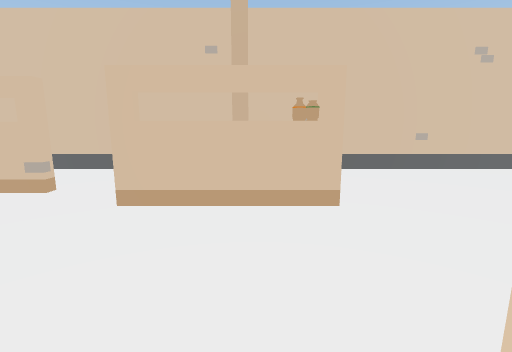
view 1 (above)

24 first-person views from a walk through a 3-D level made in the Unity game engine. The camera is 1.4 m above the floor, tilts 10° down and sees 85° across. The floor is counted in squares, 1 m on a side. Each view is taken from the middle of a square. On the plan, view 1 faces up. The plan holds only what a view shows up to about 14 squares ahead; the rest is blank. The place goes on beyond the plan. The player character is not drawn.

view 2
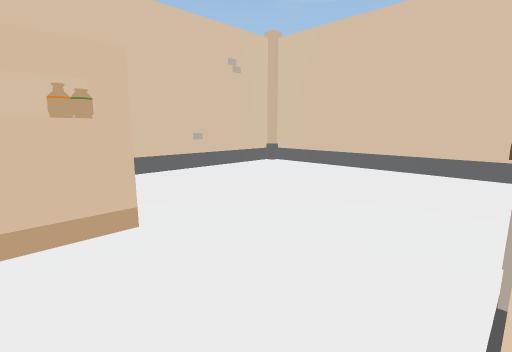

view 3
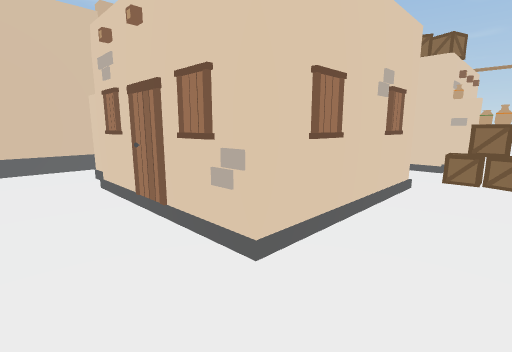

view 4
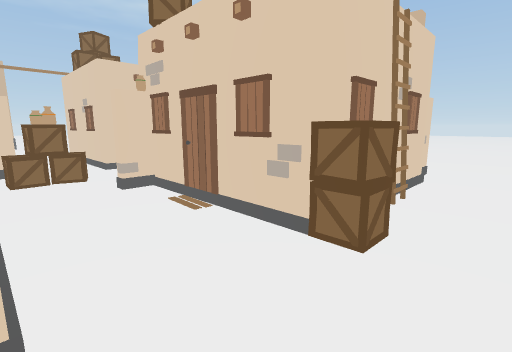

view 5
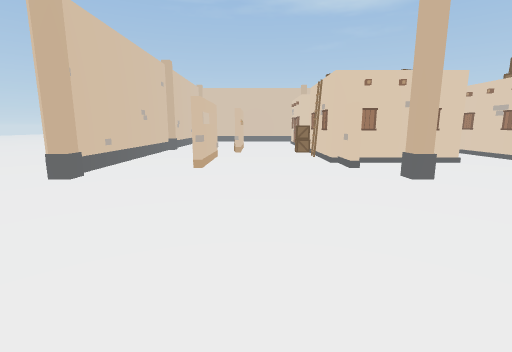

view 6
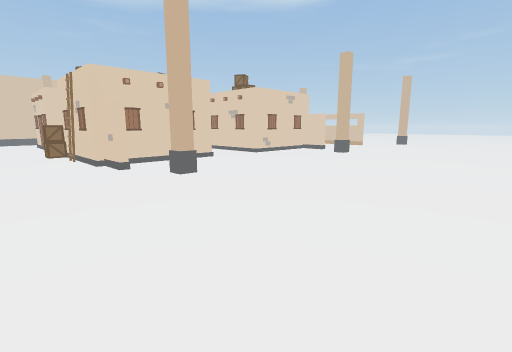

view 7
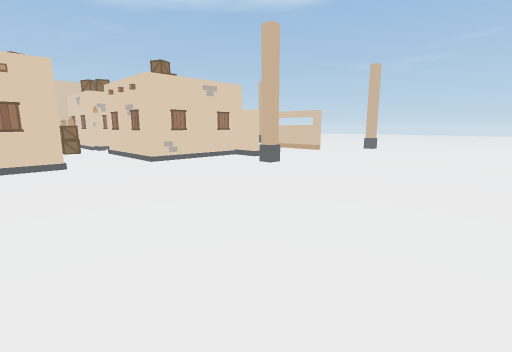

view 8
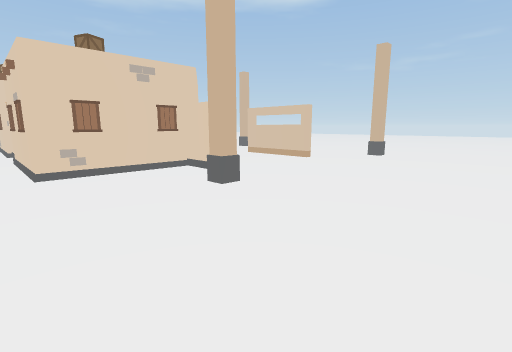

view 9
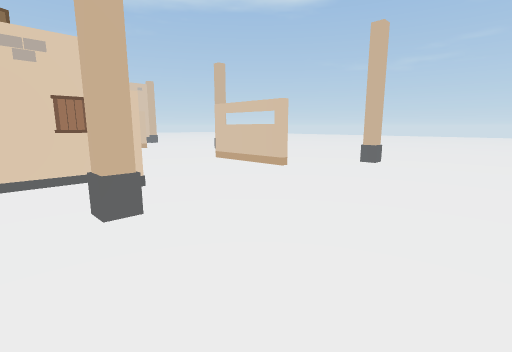

view 10
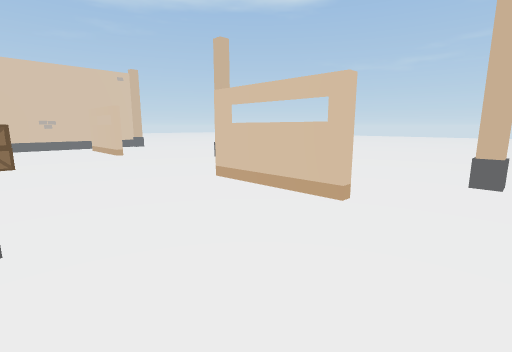

view 11
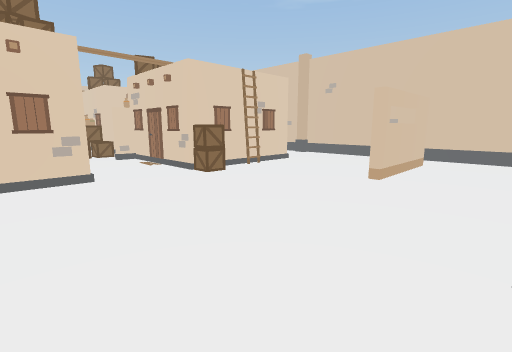

view 12
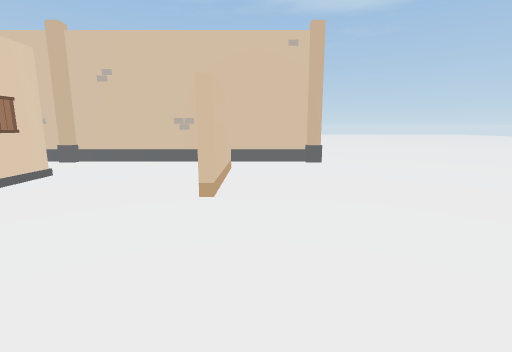

view 13
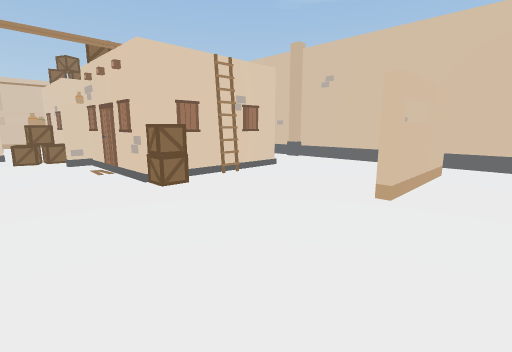

view 14
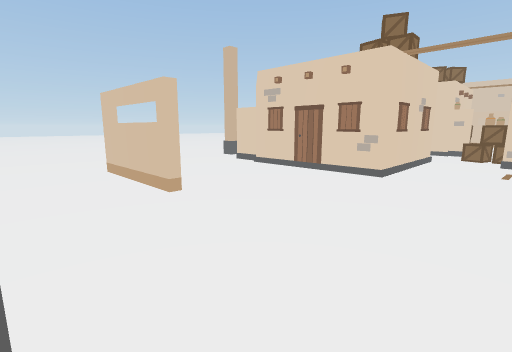

view 15
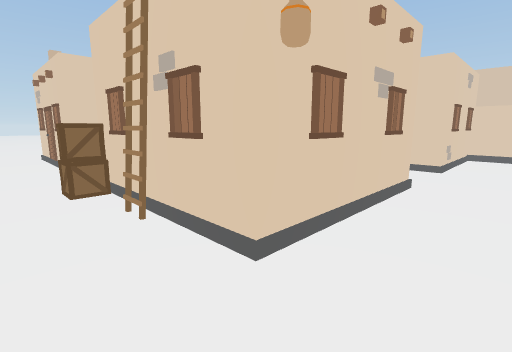

view 16
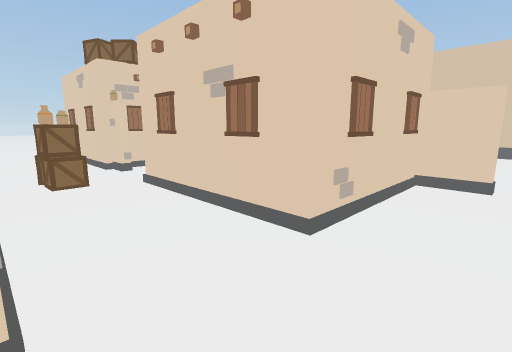

view 17
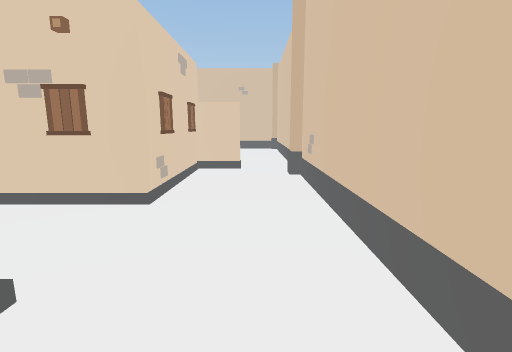

view 18
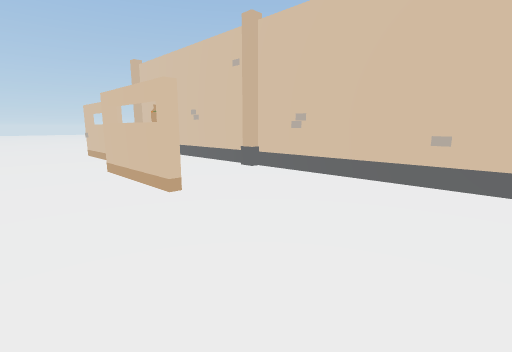

view 19
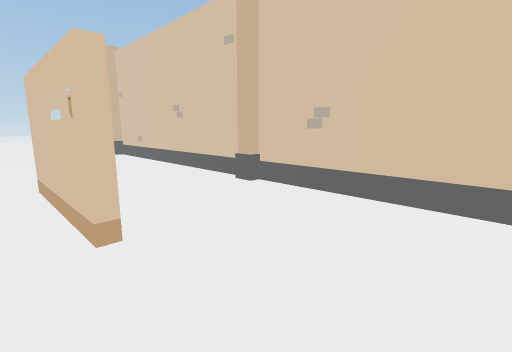

view 20
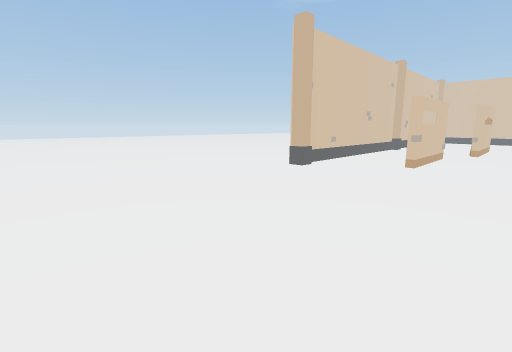

view 21
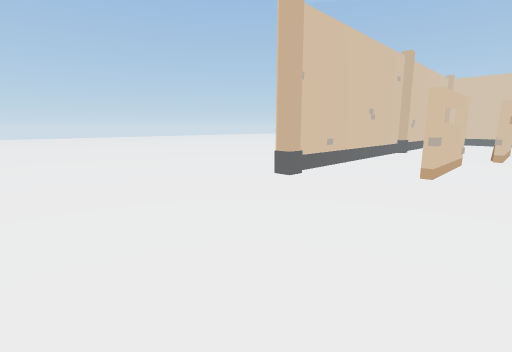

view 22
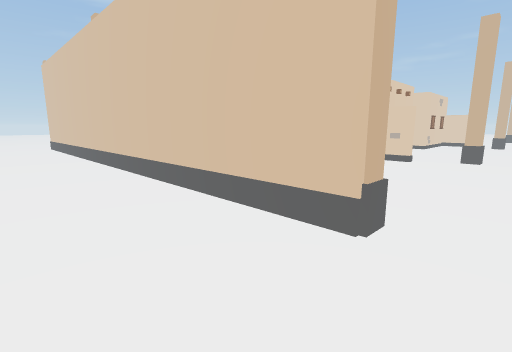

view 23
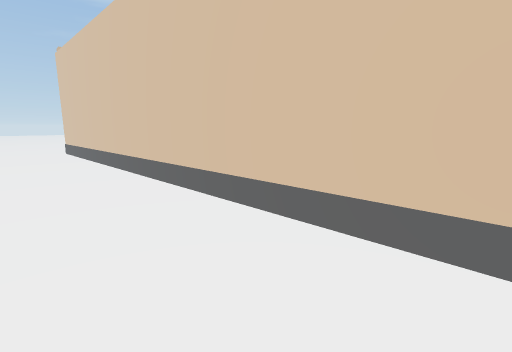

view 24
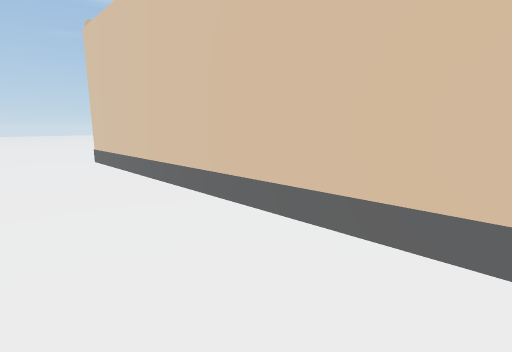

### Floor plan
Key: @ floor where view 1 was taken; # wall or solid block; . floor; B building; A box; O other object.
Columns run from 19 left of view 1 to 15 right of it. Each row starts with its distance up from view 1.
 13 ............................
 12 ...................................
 11 ...................................
 10 .........####################.....
  9 .........###########OO####### ...
  8 ............................#
  7 ............................#
  6 ...........O##O..O..........#
  5 ................OO##O.......#
  4  ...........................#
  3 . ..........................#
  2  ................A..........#
  1  ..........O ###AB..#######.#
  0  ...........#    #.@#    #..#
 -1  ...........#    #..#    #..#
 -2  ...........#    #..#    #..#
 -3  ...........#   ##..#    B..#
 -4  ...........#B###OO.######..#
 -5  .................AA........#
 -6  .................AA........#
 -7  ...........######.#### B#..#
 -8  ...........B    #..#    #..#
 -9  ...........#    #..#    #..#
-10  ...........#    #..#    #..#
-11  ...........#   ##..#    #..#
-12  ..........######B..AA####..#
-13  ...................A.......#
-14   ..........................#
-15   ..........................#
-16   ..........................#
-17   .........####........####.#
-18   ..........................#
-19   ..........................#
-20   .......#..................#
-21     .........       .........

Where each view was taken, in squares from view 1:
view 1: 0 up, 0 right, facing up
view 2: 1 up, 0 right, facing up-right
view 3: 3 up, 1 left, facing down-right
view 4: 3 up, 1 right, facing down-left
view 5: 4 up, 18 left, facing right
view 6: 4 up, 18 left, facing down-right
view 7: 2 down, 18 left, facing down-right
view 8: 6 down, 16 left, facing down-right
view 9: 9 down, 15 left, facing down-right
view 10: 12 down, 11 left, facing down-right
view 11: 20 down, 4 left, facing up-right
view 12: 18 down, 2 left, facing right
view 13: 19 down, 2 left, facing up-right
view 14: 20 down, 1 right, facing up-left
view 15: 14 down, 8 right, facing up-left
view 16: 7 down, 8 right, facing up-left
view 17: 9 down, 8 right, facing up
view 18: 2 up, 7 right, facing up-left
view 19: 4 up, 5 right, facing up-left
view 20: 3 up, 19 left, facing up-right
view 21: 4 up, 17 left, facing up-right
view 22: 13 up, 12 left, facing down-right
view 23: 13 up, 8 left, facing down-right
view 24: 13 up, 3 left, facing down-right
